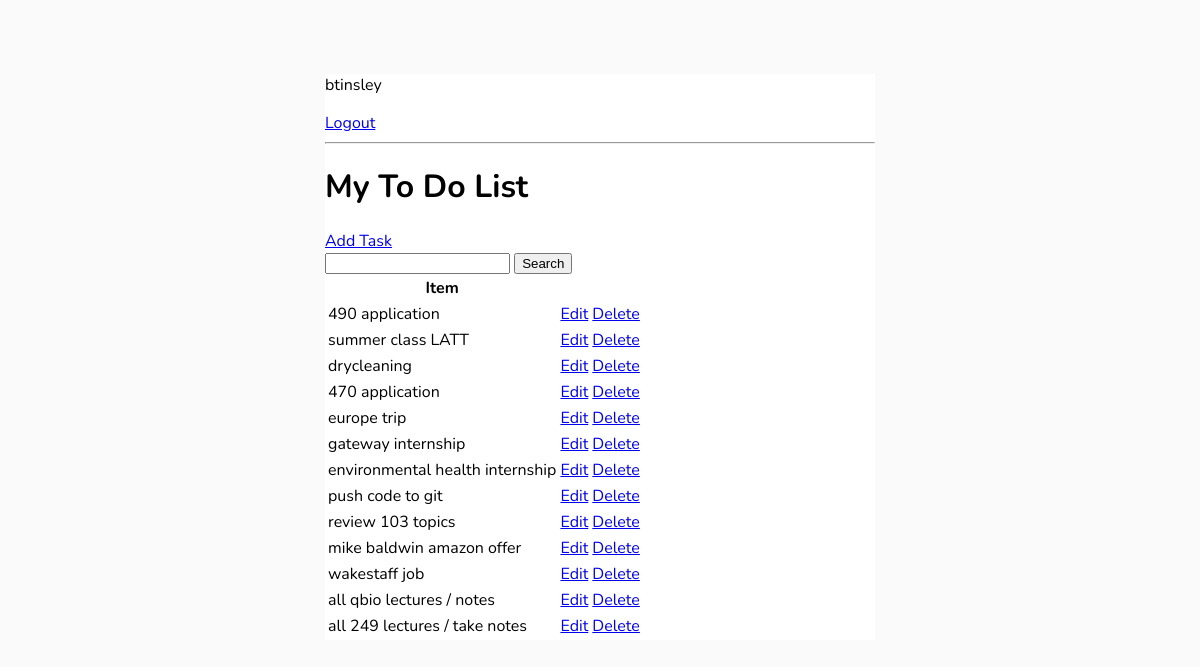
The app's page / (signed in) with its own data.
### base/models.py (models this page shows, shortened)
class Task(models.Model):
    user = models.ForeignKey(User, on_delete=models.CASCADE, null=True, blank=True)
    title = models.CharField(max_length=200)
    description = models.TextField(null=True, blank=True)
    complete = models.BooleanField(default = False)
    created = models.DateTimeField(auto_now_add=True)
    class Meta:
        ordering = ['complete']

### base/views.py (the view)
# urls.py: path('', TaskList.as_view(), name='tasks'),
class TaskList(LoginRequiredMixin, ListView):
    model = Task
    context_object_name = 'tasks'
    def get_context_data(self, **kwargs):
        context = super().get_context_data(**kwargs)
        context['tasks'] = context['tasks'].filter(user=self.request.user)
        context['count'] = context['tasks'].filter(complete=False).count()
        search_input = self.request.GET.get('search-area') or ''
        if search_input:
            context['tasks'] = context['tasks'].filter(title__icontains=search_input)
        context['search_input'] = search_input
        return context

### base/templates/base/task_list.html
{% extends 'base/main.html' %}
{% block content%}
{% if request.user.is_authenticated %}
    <p>{{request.user}}</p>
    <a href="{% url 'logout' %}">Logout</a>
{% else %}
    <a href="{% url 'login' %}">Login</a>
{% endif %}
<hr>
<h1>My To Do List</h1>
<a href="{% url 'task-create' %}">Add Task</a>
<form method="GET">
    <input type='text' name='search-area' value="{{search_input}}">
    <input type='submit' value='Search'>
</form>
<table>
    <tr>
        <th>Item</th>
        <th></th>
        <th></th>
    </tr>
    {% for task in tasks %}
    <tr>
        <td>{{task.title}}</td>
        <td><a href="{% url 'task-update' task.id %}">Edit</a></td>
        <td><a href="{% url 'task-delete' task.id %}">Delete</a></td>
    </tr>
    {% empty %}
        <h3>No items in list</h3>
    {% endfor %}
</table>
{% endblock content %}

### base/templates/base/main.html (shortened to what this page needs)
<!DOCTYPE html>
<html>
    <head>
    </head>
    <body>
        <div class="container">
            {% block content %}
            {% endblock content %}
        </div>
    </body>
</html>

### base/templates/base/main.html (style rules this page uses)
body { background-color:#FAFAFA; font-family: 'Nunito', sans-serif; padding-top:50px; }
.container { max-width:550px; margin: auto; background-color: #fff; }

### records on screen
Task: title "490 application"
Task: title "summer class LATT"
Task: title "drycleaning"
Task: title "470 application"
Task: title "europe trip"
Task: title "gateway internship"
Task: title "environmental health internship"
Task: title "push code to git"
Task: title "review 103 topics"
Task: title "mike baldwin amazon offer"
Task: title "wakestaff job"
Task: title "all qbio lectures / notes"
Task: title "all 249 lectures / take notes"

### other values on screen
{{ request.user }} "btinsley"
